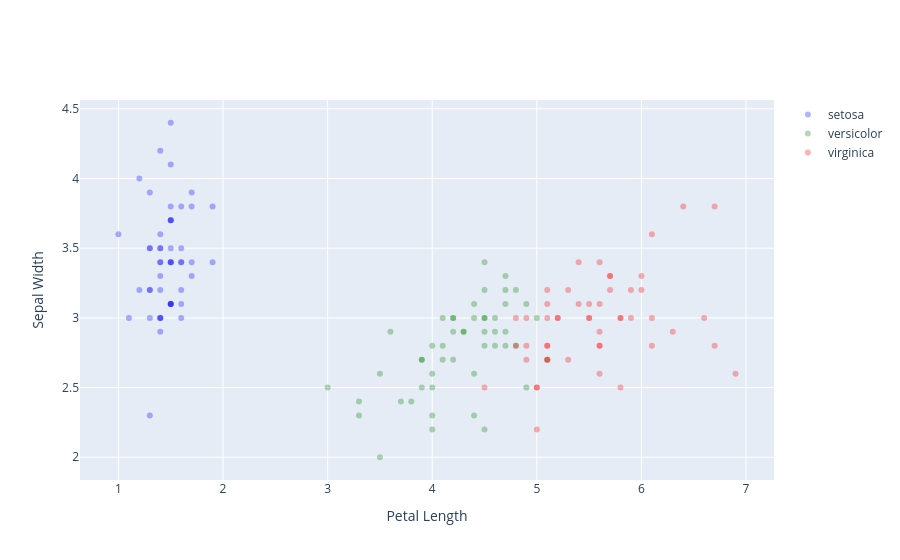

The code cell stored with this chart in its notebook:
### Markdown cell above
#### Statistical Visualization: Grouping

### Code cell
import plotly.graph_objects as go

color_map = {
    'setosa': 'blue',
    'versicolor': 'green',
    'virginica': 'red'
}

fig = go.Figure()

for species, group in iris.groupby('species'):
    fig.add_trace(
        go.Scatter(
            x=group['petal_length'],
            y=group['sepal_width'],
            mode='markers',
            name=species,
            marker=dict(
                color=color_map[species],
                opacity=0.3
            )
        )
    )

fig.update_layout(xaxis_title='Petal Length', yaxis_title='Sepal Width')

fig.show()

### Figure 1 — Plotly figure (JSON) as saved in the notebook; plotly's stock layout.template omitted (floating-point values rounded to 4 significant figures)
{"data": [{"marker": {"color": "blue", "opacity": 0.3}, "mode": "markers", "name": "setosa", "type": "scatter", "x": [1.4, 1.4, 1.3, 1.5, 1.4, 1.7, 1.4, 1.5, 1.4, 1.5, 1.5, 1.6, 1.4, 1.1, 1.2, 1.5, 1.3, 1.4, 1.7, 1.5, 1.7, 1.5, 1.0, 1.7, 1.9, 1.6, 1.6, 1.5, 1.4, 1.6, 1.6, 1.5, 1.5, 1.4, 1.5, 1.2, 1.3, 1.5, 1.3, 1.5, 1.3, 1.3, 1.3, 1.6, 1.9, 1.4, 1.6, 1.4, 1.5, 1.4], "y": [3.5, 3.0, 3.2, 3.1, 3.6, 3.9, 3.4, 3.4, 2.9, 3.1, 3.7, 3.4, 3.0, 3.0, 4.0, 4.4, 3.9, 3.5, 3.8, 3.8, 3.4, 3.7, 3.6, 3.3, 3.4, 3.0, 3.4, 3.5, 3.4, 3.2, 3.1, 3.4, 4.1, 4.2, 3.1, 3.2, 3.5, 3.1, 3.0, 3.4, 3.5, 2.3, 3.2, 3.5, 3.8, 3.0, 3.8, 3.2, 3.7, 3.3]}, {"marker": {"color": "green", "opacity": 0.3}, "mode": "markers", "name": "versicolor", "type": "scatter", "x": [4.7, 4.5, 4.9, 4.0, 4.6, 4.5, 4.7, 3.3, 4.6, 3.9, 3.5, 4.2, 4.0, 4.7, 3.6, 4.4, 4.5, 4.1, 4.5, 3.9, 4.8, 4.0, 4.9, 4.7, 4.3, 4.4, 4.8, 5.0, 4.5, 3.5, 3.8, 3.7, 3.9, 5.1, 4.5, 4.5, 4.7, 4.4, 4.1, 4.0, 4.4, 4.6, 4.0, 3.3, 4.2, 4.2, 4.2, 4.3, 3.0, 4.1], "y": [3.2, 3.2, 3.1, 2.3, 2.8, 2.8, 3.3, 2.4, 2.9, 2.7, 2.0, 3.0, 2.2, 2.9, 2.9, 3.1, 3.0, 2.7, 2.2, 2.5, 3.2, 2.8, 2.5, 2.8, 2.9, 3.0, 2.8, 3.0, 2.9, 2.6, 2.4, 2.4, 2.7, 2.7, 3.0, 3.4, 3.1, 2.3, 3.0, 2.5, 2.6, 3.0, 2.6, 2.3, 2.7, 3.0, 2.9, 2.9, 2.5, 2.8]}, {"marker": {"color": "red", "opacity": 0.3}, "mode": "markers", "name": "virginica", "type": "scatter", "x": [6.0, 5.1, 5.9, 5.6, 5.8, 6.6, 4.5, 6.3, 5.8, 6.1, 5.1, 5.3, 5.5, 5.0, 5.1, 5.3, 5.5, 6.7, 6.9, 5.0, 5.7, 4.9, 6.7, 4.9, 5.7, 6.0, 4.8, 4.9, 5.6, 5.8, 6.1, 6.4, 5.6, 5.1, 5.6, 6.1, 5.6, 5.5, 4.8, 5.4, 5.6, 5.1, 5.1, 5.9, 5.7, 5.2, 5.0, 5.2, 5.4, 5.1], "y": [3.3, 2.7, 3.0, 2.9, 3.0, 3.0, 2.5, 2.9, 2.5, 3.6, 3.2, 2.7, 3.0, 2.5, 2.8, 3.2, 3.0, 3.8, 2.6, 2.2, 3.2, 2.8, 2.8, 2.7, 3.3, 3.2, 2.8, 3.0, 2.8, 3.0, 2.8, 3.8, 2.8, 2.8, 2.6, 3.0, 3.4, 3.1, 3.0, 3.1, 3.1, 3.1, 2.7, 3.2, 3.3, 3.0, 2.5, 3.0, 3.4, 3.0]}], "layout": {"xaxis": {"title": {"text": "Petal Length"}}, "yaxis": {"title": {"text": "Sepal Width"}}}}
